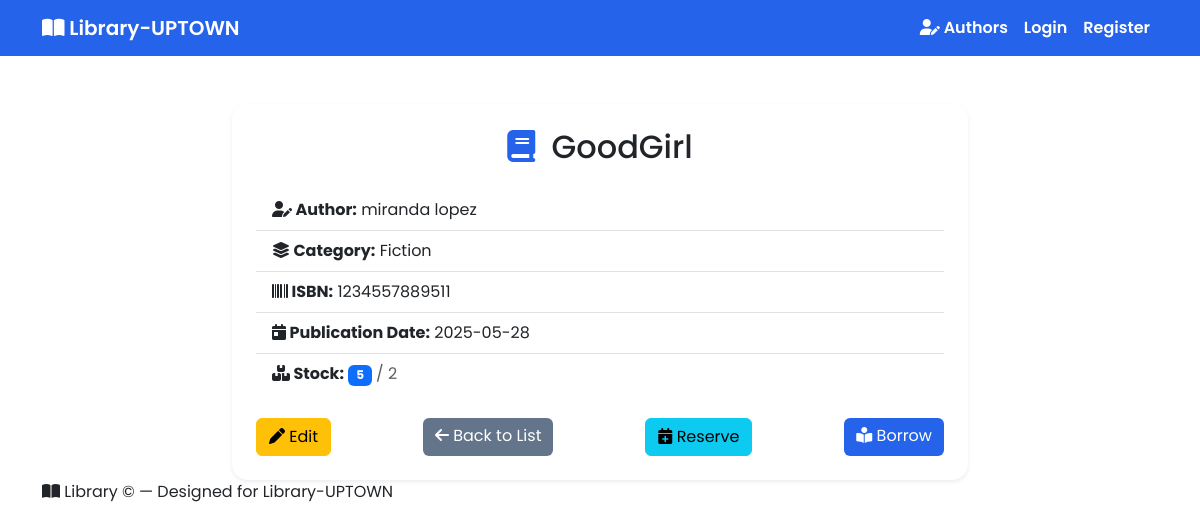
/library/books/1/, run on an earlier commit of the app's database.
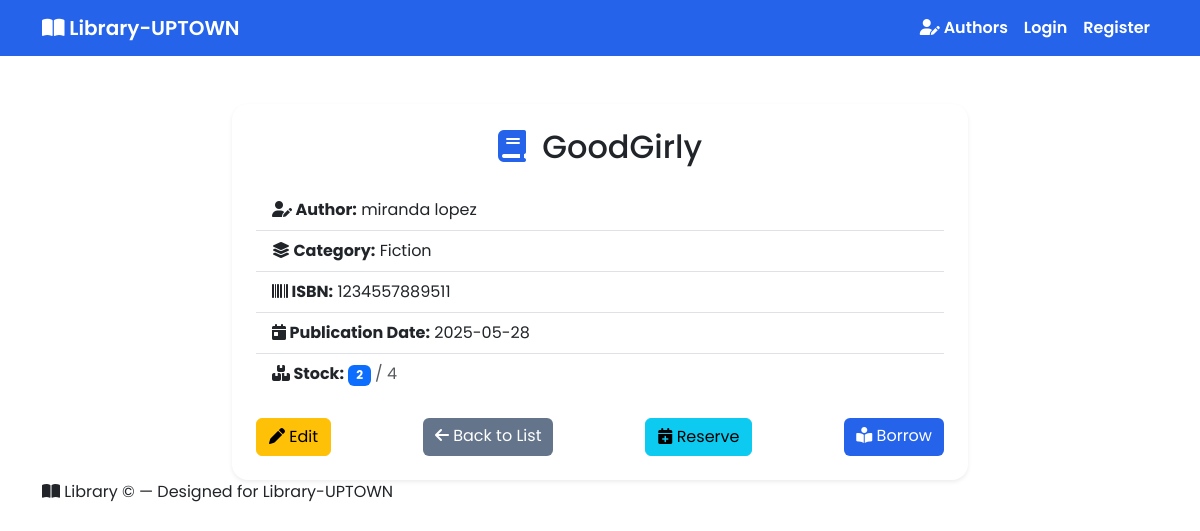
And on a later commit of the database.
### library/models.py (models this page shows, shortened)
class Book(models.Model):
    CATEGORY_CHOICES = [
        ('FICTION', 'Fiction'),
        ('SCI-FI', 'Science Fiction'),
        ('BIOGRAPHY', 'Biography'),
        ('EDUCATION', 'Education')
    ]
    category = models.CharField(
        max_length=20,
        choices=CATEGORY_CHOICES,
        default='FICTION'
    )
    title = models.CharField(max_length=200)
    author = models.ForeignKey(Author, on_delete=models.CASCADE, related_name='books')
    isbn = models.CharField(
        'ISBN',
        max_length=13,
        unique=True,
        validators=[MinLengthValidator(13)]
    )
    publication_date = models.DateField()
    quantity = models.PositiveIntegerField(default=1)
    available = models.PositiveIntegerField(default=1)
    class Meta:
        ordering = ['title']

class Author(models.Model):
    first_name = models.CharField(max_length=100)
    last_name = models.CharField(max_length=100)
    birth_date = models.DateField(null=True, blank=True)
    biography = models.TextField(blank=True)
    def __str__(self):
        return f"{self.first_name} {self.last_name}"
    class Meta:
        ordering = ['last_name', 'first_name']

### library/views.py (the view)
# urls.py: path('books/<int:pk>/', views.BookDetailView.as_view(), name='book-detail'),
class BookDetailView(DetailView):
    model = Book
    template_name = 'library/book_detail.html'

### library/templates/library/book_detail.html (shortened to what this page needs)
{% extends "base.html" %}
{% block extra_head %}
<link rel="stylesheet" href="https://cdnjs.cloudflare.com/ajax/libs/font-awesome/6.5.0/css/all.min.css">
{% endblock %}
{% block content %}
<div class="row justify-content-center">
    <div class="col-md-8">
        <div class="card shadow-sm border-0 mt-4">
            <div class="card-body p-4">
                <h2 class="card-title mb-4 text-center">
                    <i class="fa-solid fa-book"></i> {{ book.title }}
                </h2>
                <ul class="list-group list-group-flush mb-4">
                    <li class="list-group-item"><strong><i class="fa-solid fa-user-pen"></i> Author:</strong> {{ book.author }}</li>
                    <li class="list-group-item"><strong><i class="fa-solid fa-layer-group"></i> Category:</strong> {{ book.get_category_display }}</li>
                    <li class="list-group-item"><strong><i class="fa-solid fa-barcode"></i> ISBN:</strong> {{ book.isbn }}</li>
                    <li class="list-group-item"><strong><i class="fa-solid fa-calendar-day"></i> Publication Date:</strong> {{ book.publication_date|date:"Y-m-d" }}</li>
                    <li class="list-group-item"><strong><i class="fa-solid fa-boxes-stacked"></i> Stock:</strong>
                        <span class="badge bg-primary">{{ book.available }}</span>
                        <span class="text-muted">/ {{ book.quantity }}</span>
                    </li>
                </ul>
                <div class="d-flex justify-content-between">
                    <a href="{% url 'library:book-update' book.pk %}" class="btn btn-warning">
                        <i class="fa-solid fa-pen"></i> Edit
                    </a>
                    <a href="{% url 'library:book-list' %}" class="btn btn-secondary">
                        <i class="fa-solid fa-arrow-left"></i> Back to List
                    </a>
                    <a href="{% url 'library:reservation-add' %}?book={{ book.pk }}" class="btn btn-info">
                        <i class="fa-solid fa-calendar-plus"></i> Reserve
                    </a>
                    {% if book.available > 0 %}
                    <a href="{% url 'library:borrow-book' book.pk %}" class="btn btn-primary">
                        <i class="fa-solid fa-book-reader"></i> Borrow
                    </a>
                    {% endif %}
                </div>
            </div>
        </div>
    </div>
</div>
<footer class="footer">
    <div>
        <i class="fa-solid fa-book-open"></i> Library &copy; {{ now|date:"Y" }} — Designed for Library-UPTOWN
    </div>
</footer>
{% endblock %}

What changed in the data, as far as the page shows it:
changed Book "Fiction": title "GoodGirl" → "GoodGirly"; available "5" → "2"; quantity "2" → "4"
